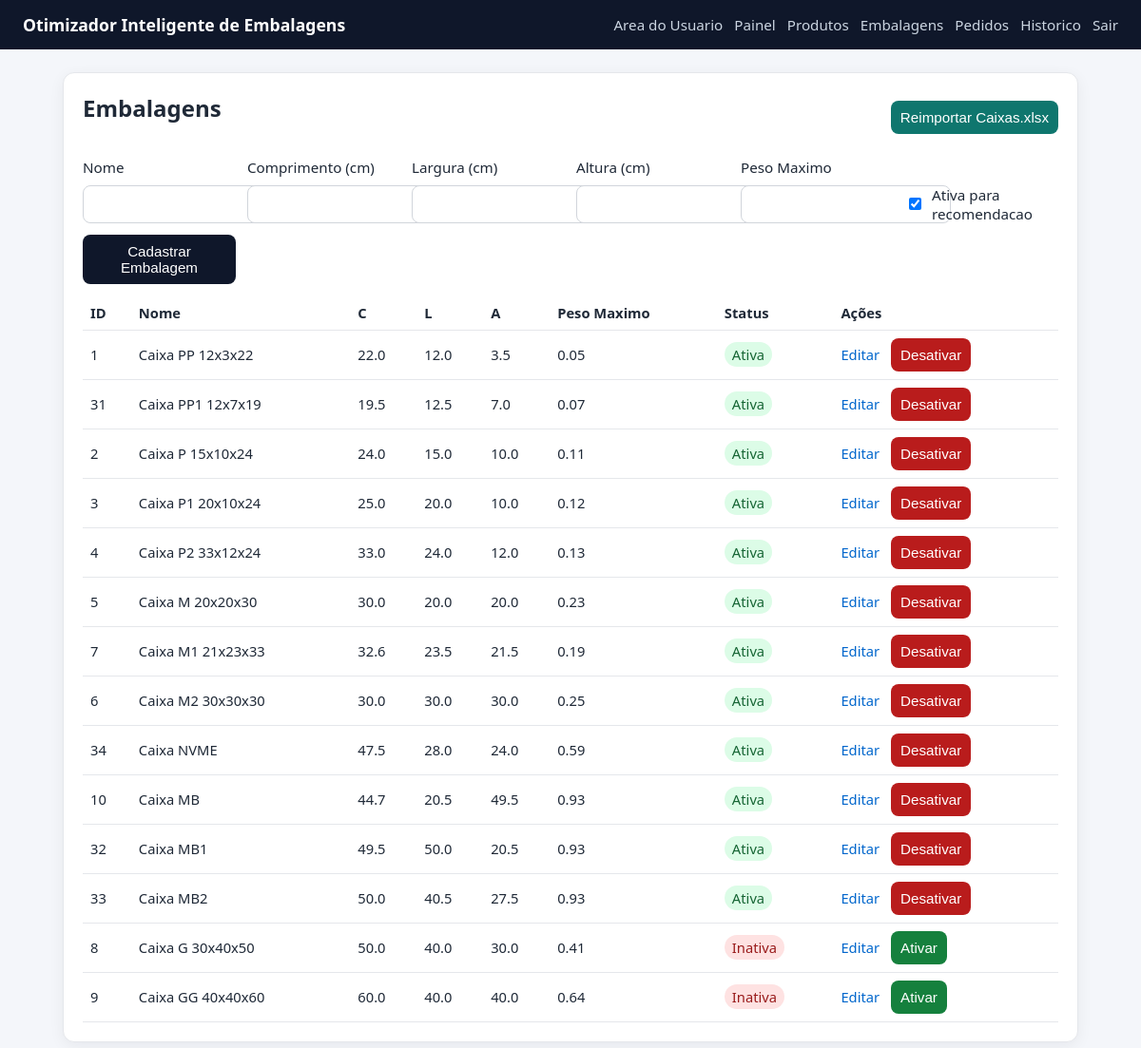
The page /boxes (signed in) on the database as committed earlier.
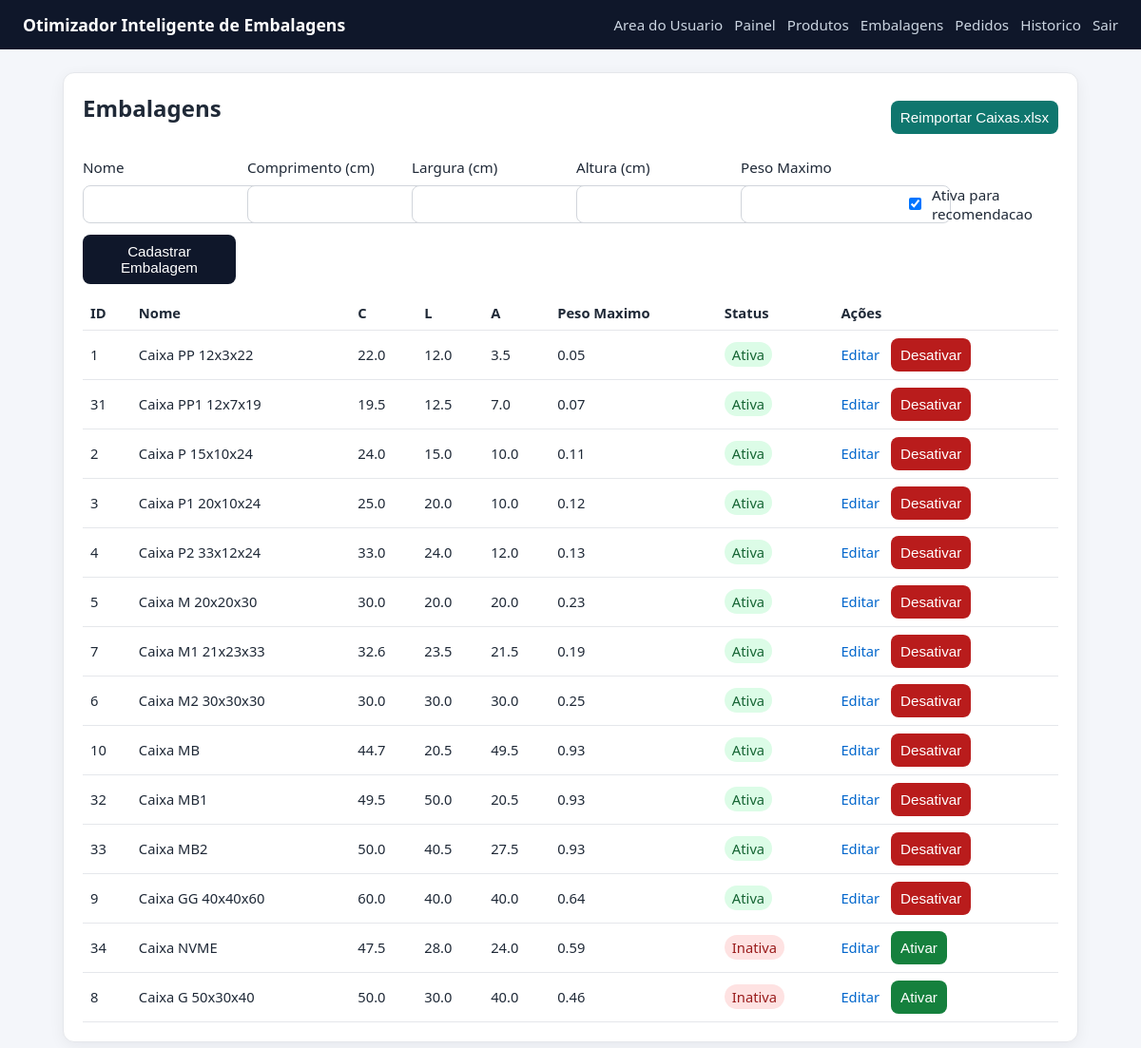
The same page on the database as committed later.
### tables this page shows
CREATE TABLE boxes (
                id INTEGER PRIMARY KEY AUTOINCREMENT,
                name TEXT NOT NULL UNIQUE,
                length_cm REAL NOT NULL,
                width_cm REAL NOT NULL,
                height_cm REAL NOT NULL,
                max_weight REAL NOT NULL
            , is_active INTEGER NOT NULL DEFAULT 1, max_capacity_weight REAL);

### app_volum.py (the view, shortened to what this page needs)
@app.route("/boxes", methods=["GET", "POST"])
@admin_required
def boxes():
    rows = list_boxes(DB_PATH, active_only=False)
    return render_template("boxes.html", boxes=rows)

### app_volum.py (called while the page is built)
def admin_required(view_func):
    @wraps(view_func)
    def _wrapped(*args, **kwargs):
        if not session.get("is_admin"):
            next_url = request.path
            return redirect(url_for("admin_login", next=next_url))
        return view_func(*args, **kwargs)
    return _wrapped

### database.py (called while the page is built)
def get_connection(db_path):
    conn = sqlite3.connect(db_path)
    conn.row_factory = sqlite3.Row
    return conn

def list_boxes(db_path, active_only=True):
    where_clause = "WHERE is_active = 1" if active_only else ""
    status_order = "is_active DESC, " if not active_only else ""
    with closing(get_connection(db_path)) as conn:
        rows = conn.execute(
            f"SELECT * FROM boxes {where_clause} "
            f"ORDER BY {status_order}(length_cm * width_cm * height_cm) ASC, name ASC"
        ).fetchall()
    return rows

### templates/boxes.html
{% extends 'base.html' %}
{% block content %}
<section class="card">
    <div style="display: flex; justify-content: space-between; align-items: center; margin-bottom: 1rem;">
        <h2>Embalagens</h2>
        <form method="post" action="{{ url_for('boxes_reimport_default') }}" style="margin: 0;">
            <button type="submit" style="background: #0f766e;">Reimportar Caixas.xlsx</button>
        </form>
    </div>
    <form method="post" class="form-grid cols-3">
        <label>Nome
            <input type="text" name="name" required>
        </label>
        <label>Comprimento (cm)
            <input type="number" step="0.01" min="0" name="length_cm" required>
        </label>
        <label>Largura (cm)
            <input type="number" step="0.01" min="0" name="width_cm" required>
        </label>
        <label>Altura (cm)
            <input type="number" step="0.01" min="0" name="height_cm" required>
        </label>
        <label>Peso Maximo
            <input type="number" step="0.01" min="0" name="max_weight" required>
        </label>
        <label style="display: flex; align-items: center; gap: 0.5rem; margin-top: 1.8rem;">
            <input type="checkbox" name="is_active" value="1" checked>
            Ativa para recomendacao
        </label>
        <button type="submit">Cadastrar Embalagem</button>
    </form>
    <table>
        <thead>
            <tr>
                <th>ID</th><th>Nome</th><th>C</th><th>L</th><th>A</th><th>Peso Maximo</th><th>Status</th><th>Ações</th>
            </tr>
        </thead>
        <tbody>
        {% for b in boxes %}
            <tr>
                <td>{{ b['id'] }}</td>
                <td>{{ b['name'] }}</td>
                <td>{{ b['length_cm'] }}</td>
                <td>{{ b['width_cm'] }}</td>
                <td>{{ b['height_cm'] }}</td>
                <td>{{ b['max_weight'] }}</td>
                <td>
                    {% if b['is_active'] %}
                        <span style="background: #dcfce7; color: #166534; padding: 0.2rem 0.5rem; border-radius: 999px;">Ativa</span>
                    {% else %}
                        <span style="background: #fee2e2; color: #991b1b; padding: 0.2rem 0.5rem; border-radius: 999px;">Inativa</span>
                    {% endif %}
                </td>
                <td>
                    <div style="display: flex; gap: 0.75rem; align-items: center;">
                        <a href="{{ url_for('box_edit', box_id=b['id']) }}" style="color: #0066cc; text-decoration: none;">Editar</a>
                        <form method="post" action="{{ url_for('box_toggle_active', box_id=b['id']) }}" style="margin: 0;">
                            {% if b['is_active'] %}
                                <button type="submit" style="background: #b91c1c;">Desativar</button>
                            {% else %}
                                <button type="submit" style="background: #15803d;">Ativar</button>
                            {% endif %}
                        </form>
                    </div>
                </td>
            </tr>
        {% else %}
            <tr><td colspan="8">Nenhuma embalagem cadastrada.</td></tr>
        {% endfor %}
        </tbody>
    </table>
</section>
{% endblock %}

Rows that differ between the two databases and show on the page:
changed boxes "Caixa GG 40x40x60": is_active "Inativa Ativar" → "Ativa Desativar"; moves up the list
changed boxes "Caixa NVME": is_active "Ativa Desativar" → "Inativa Ativar"; moves down the list
changed boxes id 8: name "Caixa G 30x40x50" → "Caixa G 50x30x40"; width_cm "40.0" → "30.0"; height_cm "30.0" → "40.0"; max_weight "0.41" → "0.46"
